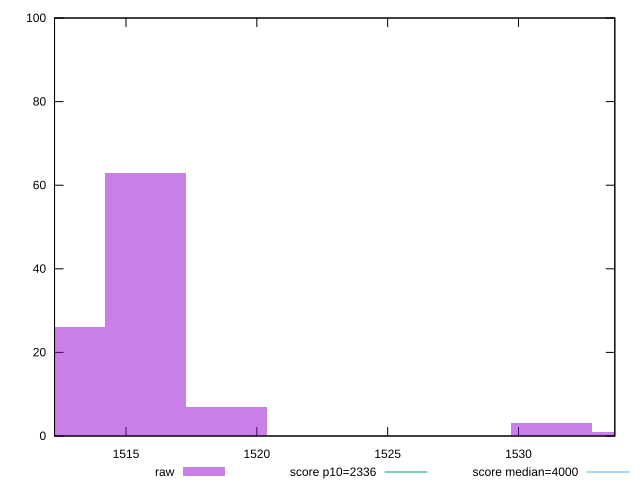

The gnuplot source for this figure:
reset

$raw <<EOF
1515.7411713542504 63
1518.8471983447303 7
1512.6351443637702 26
1531.2713063066503 3
1534.3773332971305 1
EOF

set key outside below
set boxwidth 3.106026990480021
set xrange [1512.2695999999999:1533.681]
set yrange [0:100]
set trange [0:100]
set style fill transparent solid 0.5 noborder

set parametric
set terminal svg size 640, 490 enhanced background rgb 'white'
set output "report_00008_2021-01-22T20:58:29.167/first-meaningful-paint/samples/pages+cached+noexternal+nojs/raw/histogram.svg"

plot $raw title "raw" with boxes, \
     2336,t title "score p10=2336", \
     4000,t title "score median=4000"

reset
